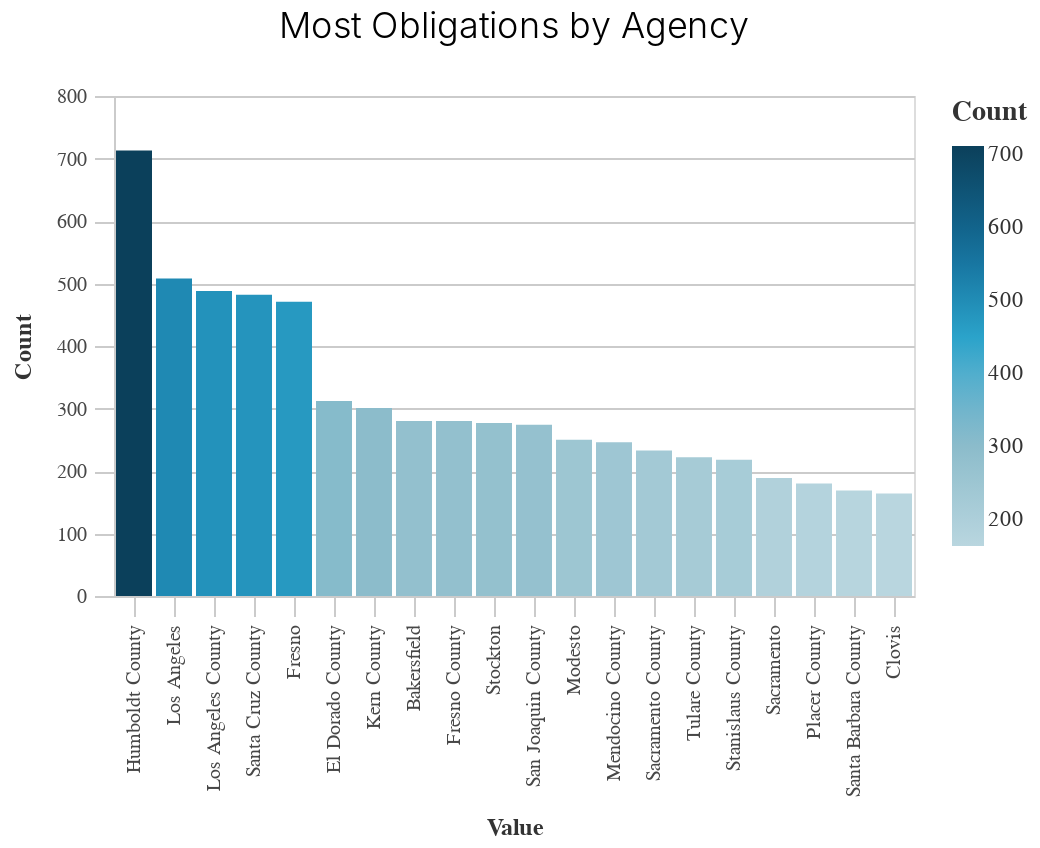

The notebook cell saved with this chart:
### Code cell
_dla_utils.basic_bar_chart(
    (df_top >> filter(_.variable == "primary_agency_name")),
    "value",
    "count",
    "count",
    "subset",
    "Most Obligations by Agency",
)

### Figure 1 — Vega-Lite specification as saved in the notebook (floating-point values rounded to 4 significant figures)
{"usermeta": {"embedOptions": {"theme": "fivethirtyeight"}}, "config": {"view": {"continuousWidth": 400, "continuousHeight": 300}, "axis": {"domainColor": "#cbcbcb", "grid": true, "gridColor": "#cbcbcb", "gridWidth": 1, "labelColor": "#474747", "labelFont": "Nunito Sans", "labelFontSize": 10, "labelPadding": 4, "tickColor": "#cbcbcb", "tickSize": 10, "titleColor": "#333", "titleFont": "Raleway", "titleFontSize": 12, "titlePadding": 10}, "axisBand": {"grid": false}, "background": "white", "font": "Raleway", "header": {"labelFont": "Nunito Sans", "titleFont": "Raleway"}, "legend": {"labelColor": "#333", "labelFont": "Nunito Sans", "labelFontSize": 11, "labelLimit": 0, "padding": 1, "symbolSize": 30, "symbolType": "square", "titleColor": "#333", "titleFont": "Raleway", "titleFontSize": 14, "titlePadding": 10}, "title": {"anchor": "middle", "font": "Raleway", "fontSize": 18, "fontWeight": 300, "offset": 20}}, "data": {"name": "data-5ca5e138af19b2af5c66c7fe43ddbf8f"}, "mark": "bar", "encoding": {"color": {"field": "count", "legend": {"title": "Count"}, "scale": {"range": ["#B9D6DF", "#8CBCCB", "#2EA8CE", "#136C97", "#0B405B"]}, "type": "quantitative"}, "x": {"field": "value", "sort": "-y", "title": "Value", "type": "nominal"}, "y": {"field": "count", "title": "Count", "type": "quantitative"}}, "height": 250, "title": "Most Obligations by Agency", "width": 400, "$schema": "https://vega.github.io/schema/vega-lite/v4.17.0.json", "datasets": {"data-5ca5e138af19b2af5c66c7fe43ddbf8f": [{"value": "Humboldt County", "count": 713, "variable": "primary_agency_name"}, {"value": "Los Angeles", "count": 508, "variable": "primary_agency_name"}, {"value": "Los Angeles County", "count": 488, "variable": "primary_agency_name"}, {"value": "Santa Cruz County", "count": 482, "variable": "primary_agency_name"}, {"value": "Fresno", "count": 471, "variable": "primary_agency_name"}, {"value": "El Dorado County", "count": 312, "variable": "primary_agency_name"}, {"value": "Kern County", "count": 301, "variable": "primary_agency_name"}, {"value": "Bakersfield", "count": 280, "variable": "primary_agency_name"}, {"value": "Fresno County", "count": 280, "variable": "primary_agency_name"}, {"value": "Stockton", "count": 277, "variable": "primary_agency_name"}, {"value": "San Joaquin County", "count": 274, "variable": "primary_agency_name"}, {"value": "Modesto", "count": 250, "variable": "primary_agency_name"}, {"value": "Mendocino County", "count": 246, "variable": "primary_agency_name"}, {"value": "Sacramento County", "count": 233, "variable": "primary_agency_name"}, {"value": "Tulare County", "count": 222, "variable": "primary_agency_name"}, {"value": "Stanislaus County", "count": 218, "variable": "primary_agency_name"}, {"value": "Sacramento", "count": 189, "variable": "primary_agency_name"}, {"value": "Placer County", "count": 180, "variable": "primary_agency_name"}, {"value": "Santa Barbara County", "count": 169, "variable": "primary_agency_name"}, {"value": "Clovis", "count": 164, "variable": "primary_agency_name"}]}}
